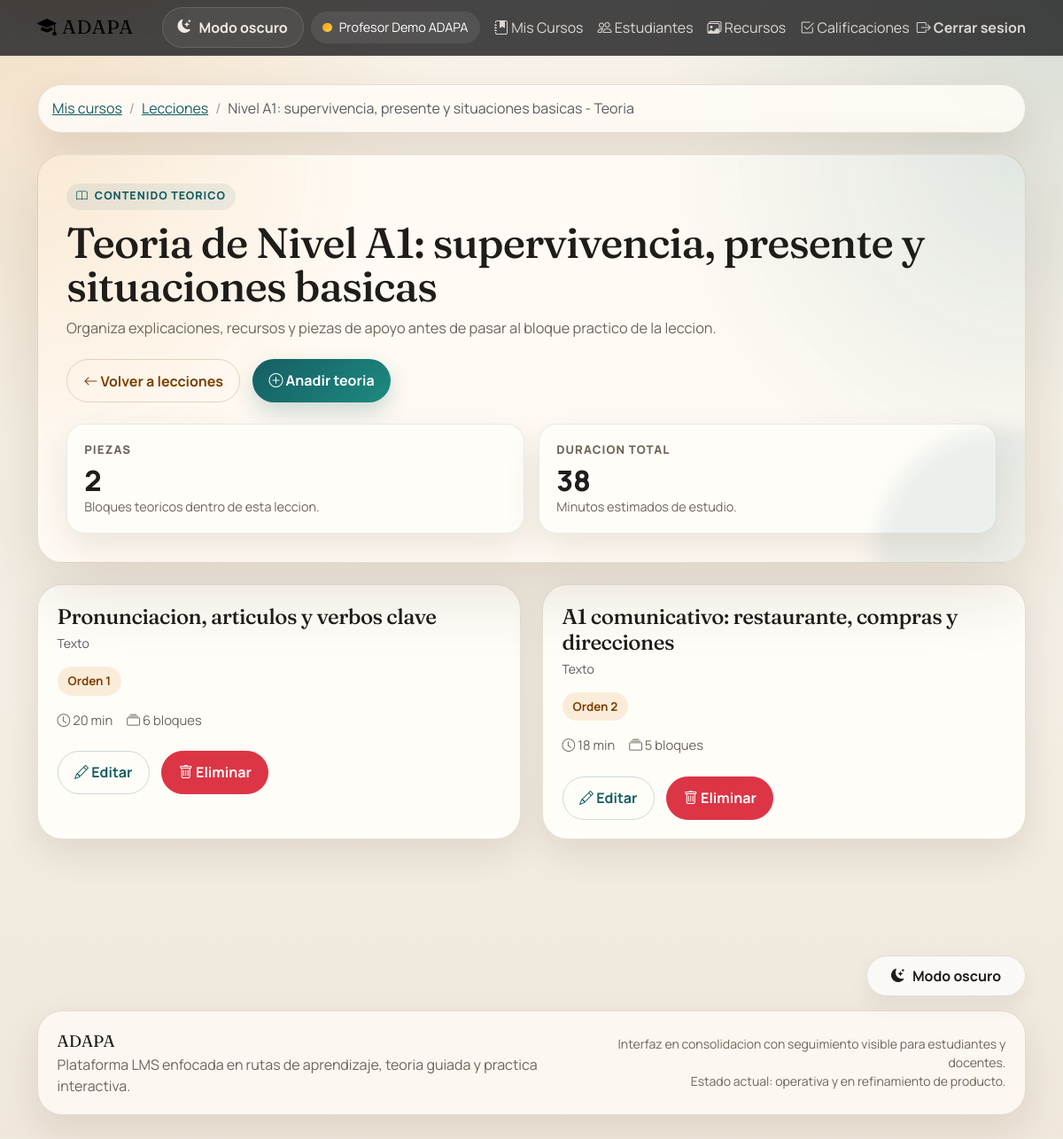
Page /profesor/lecciones/33/teoria (signed in) on the committed database.
### tables this page shows
CREATE TABLE `lecciones` (
  `id` int(11) NOT NULL AUTO_INCREMENT,
  `curso_id` int(11) NOT NULL,
  `titulo` varchar(255) NOT NULL,
  `descripcion` text DEFAULT NULL,
  `orden` int(11) NOT NULL DEFAULT 0,
  `duracion_minutos` int(11) DEFAULT NULL,
  `es_obligatoria` tinyint(1) NOT NULL DEFAULT 1,
  `estado` enum('borrador','publicada','archivada') NOT NULL DEFAULT 'borrador',
  `fecha_creacion` timestamp NOT NULL DEFAULT current_timestamp(),
  `fecha_actualizacion` timestamp NOT NULL DEFAULT current_timestamp() ON UPDATE current_timestamp(),
  PRIMARY KEY (`id`),
  KEY `curso_id` (`curso_id`),
  KEY `idx_lecciones_orden` (`curso_id`,`orden`),
  CONSTRAINT `lecciones_ibfk_1` FOREIGN KEY (`curso_id`) REFERENCES `cursos` (`id`) ON DELETE CASCADE
);

CREATE TABLE `teoria` (
  `id` int(11) NOT NULL AUTO_INCREMENT,
  `leccion_id` int(11) NOT NULL,
  `titulo` varchar(255) NOT NULL,
  `contenido` longtext NOT NULL,
  `tipo_contenido` enum('texto','video','imagen','audio','mixto') NOT NULL DEFAULT 'texto',
  `url_recurso` varchar(500) DEFAULT NULL,
  `duracion_minutos` int(11) DEFAULT NULL,
  `orden` int(11) NOT NULL DEFAULT 0,
  `es_interactivo` tinyint(1) NOT NULL DEFAULT 0,
  `fecha_creacion` timestamp NOT NULL DEFAULT current_timestamp(),
  `fecha_actualizacion` timestamp NOT NULL DEFAULT current_timestamp() ON UPDATE current_timestamp(),
  PRIMARY KEY (`id`),
  KEY `leccion_id` (`leccion_id`),
  CONSTRAINT `teoria_ibfk_1` FOREIGN KEY (`leccion_id`) REFERENCES `lecciones` (`id`) ON DELETE CASCADE
);

### views/profesor/teoria/index.php (the view, shortened to what the rows shown need)
<?php require_once __DIR__ . '/../../partials/header.php'; ?>
<div class="container">
    <nav aria-label="breadcrumb" class="mb-4">
        <ol class="breadcrumb">
            <li class="breadcrumb-item"><a href="<?php echo url('/profesor/cursos'); ?>">Mis cursos</a></li>
            <li class="breadcrumb-item"><a href="<?php echo url('/profesor/cursos/' . $leccion->curso_id . '/lecciones'); ?>">Lecciones</a></li>
            <li class="breadcrumb-item active" aria-current="page"><?php echo htmlspecialchars($leccion->titulo); ?> - Teoria</li>
        </ol>
    </nav>
    <section class="page-hero mb-4">
        <span class="eyebrow"><i class="bi bi-book"></i> Contenido teorico</span>
        <h1 class="page-title">Teoria de <?php echo htmlspecialchars($leccion->titulo); ?></h1>
        <p class="page-subtitle">
            Organiza explicaciones, recursos y piezas de apoyo antes de pasar al bloque practico de la leccion.
        </p>
        <div class="hero-actions">
            <a href="<?php echo url('/profesor/cursos/' . $leccion->curso_id . '/lecciones'); ?>" class="btn btn-outline-secondary">
                <i class="bi bi-arrow-left"></i> Volver a lecciones
            </a>
            <a href="<?php echo url('/profesor/lecciones/' . $leccion->id . '/teoria/create'); ?>" class="btn btn-primary">
                <i class="bi bi-plus-circle"></i> Anadir teoria
            </a>
        </div>
        <div class="metric-grid">
            <div class="metric-card">
                <div class="metric-label">Piezas</div>
                <div class="metric-value"><?php echo count($teorias); ?></div>
                <div class="metric-note">Bloques teoricos dentro de esta leccion.</div>
            </div>
            <div class="metric-card">
                <div class="metric-label">Duracion total</div>
                <div class="metric-value"><?php echo array_reduce($teorias, fn($carry, $item) => $carry + (int) $item->duracion_minutos, 0); ?></div>
                <div class="metric-note">Minutos estimados de estudio.</div>
            </div>
        </div>
    </section>
    <?php if (empty($teorias)): ?>
        <div class="panel">
            <div class="panel-body">
                Todavia no hay contenido teorico para esta leccion.
                <a href="<?php echo url('/profesor/lecciones/' . $leccion->id . '/teoria/create'); ?>" class="btn btn-primary ms-2">Crear la primera pieza</a>
            </div>
        </div>
    <?php else: ?>
        <div class="row g-4">
            <?php foreach ($teorias as $teoria): ?>
                <div class="col-xl-6">
                    <article class="surface-card h-100">
                        <div class="card-body">
                            <div class="d-flex justify-content-between align-items-start gap-3 mb-3 flex-wrap">
                                <div>
                                    <h3 class="h4 mb-1"><?php echo htmlspecialchars($teoria->titulo); ?></h3>
                                    <div class="small text-muted text-capitalize"><?php echo htmlspecialchars($teoria->tipo_contenido); ?></div>
                                </div>
                                <span class="soft-badge">Orden <?php echo (int) $teoria->orden; ?></span>
                            </div>
                            <div class="course-meta">
                                <span><i class="bi bi-clock"></i> <?php echo (int) $teoria->duracion_minutos; ?> min</span>
                                <span><i class="bi bi-collection"></i> <?php echo !empty($teoria->bloques) ? count($teoria->bloques) : 0; ?> bloques</span>
                            </div>
                            <div class="responsive-actions mt-4">
                                <a href="<?php echo url('/profesor/teoria/edit/' . $teoria->id); ?>" class="btn btn-outline-primary">
                                    <i class="bi bi-pencil"></i> Editar
                                </a>
                                <form method="POST" action="<?php echo url('/profesor/teoria/delete/' . $teoria->id); ?>" onsubmit="return confirm('Estas seguro de eliminar esta teoria?');">
                                    <button type="submit" class="btn btn-danger">
                                        <i class="bi bi-trash"></i> Eliminar
                                    </button>
                                </form>
                            </div>
                        </div>
                    </article>
                </div>
            <?php endforeach; ?>
        </div>
    <?php endif; ?>
</div>
<?php require_once __DIR__ . '/../../partials/footer.php'; ?>

### core/Router.php (shortened to what the rows shown need)
<?php
class Router {
    private $routes = [];
    private $basePath;
    public function __construct() {
        $this->basePath = BASE_URL;
    }
    public function add($method, $route, $controller, $action) {
        $this->routes[$method][$route] = ['controller' => $controller, 'action' => $action];
    }
    public function dispatch($uri, $method) {
        $uri = $this->removeBasePath($uri);
        foreach ($this->routes[$method] as $route => $routeInfo) {
            $pattern = preg_replace('/\{[^}]+\}/', '([^/]+)', $route);
            $pattern = '#^' . $pattern . '$#';
            if (preg_match($pattern, $uri, $matches)) {
                array_shift($matches);
                $action = $routeInfo['action'];
                $controllerInstance = new $controllerClass();
                if (method_exists($controllerInstance, $action)) {
                    call_user_func_array([$controllerInstance, $action], $matches);
                } else {
                    http_response_code(404);
                    echo "404 Method Not Found";
                }
                return;
            }
        }
    }
    private function removeBasePath($uri) {
        if (strpos($uri, $this->basePath) === 0) {
            $uri = substr($uri, strlen($this->basePath));
        }
        return $uri;
    }
}

### rows in the picture
lecciones: titulo "Nivel A1: supervivencia, presente y situaciones basicas"
teoria: titulo "Pronunciacion, articulos y verbos clave", tipo_contenido "Texto", orden "1", duracion_minutos "20", count($teoria->bloques) "6"
teoria: titulo "A1 comunicativo: restaurante, compras y direcciones", tipo_contenido "Texto", orden "2", duracion_minutos "18", count($teoria->bloques) "5"

### other values in the picture
count($teorias) "2"
